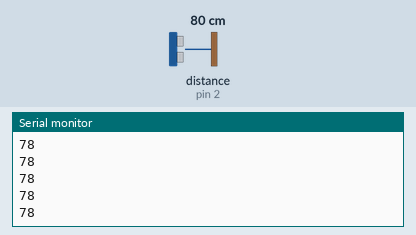
This sketch was run on a simulated Arduino Uno, built with avr-gcc and run on an emulated ATmega328P. Shown: the last lines printed to the serial monitor. Wiring (inferred from the names in the program): ultrasonic range finder: trigger pin 3; echo pin 2. Inputs (shaded band) come from the test bench; at power-on: distance to the obstacle (sensor on pin 2) 80 cm. The echo pulse lasts 58.3 µs per cm.

Above: at 1.2 s.
1.3 s: distance to the obstacle (sensor on pin 2) set to 2 cm
At 1.37 s:
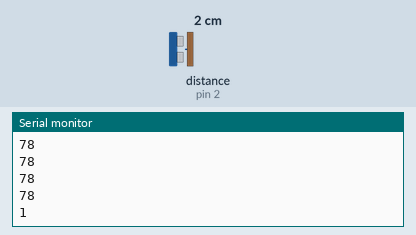
2.8 s: distance to the obstacle (sensor on pin 2) set to 4 cm
At 2.89 s:
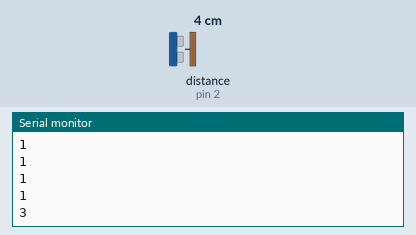
Timing chart, 0 to 5.8 s (numbered marks = the images above; inputs shaded):
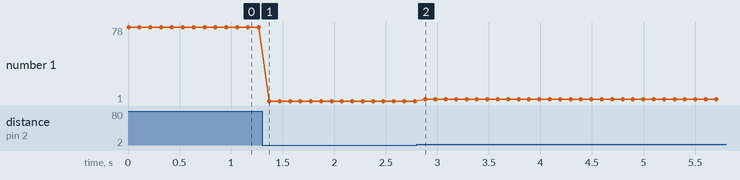

The sketch:

calculate_distance.ino
```cpp
#define echoPin 2
#define trigPin 3

long duration; // duration of sound wave travel
int distance; // distance measurement


int MeasureDistance() {
  // clears the trigPin condition
  digitalWrite(trigPin, LOW);
  delayMicroseconds(2);

  // sets the trigPin HIGH for 10 microseconds
  digitalWrite(trigPin, HIGH);
  delayMicroseconds(10);
  digitalWrite(trigPin, LOW);

  // reads the echoPin, so it returns the sound wave travel time in microseconds
  duration = pulseIn(echoPin, HIGH);

  // calculating the distance
  distance = duration * 0.034 / 2; // speed of sound wave divided by 2

  return distance;
}

void setup() {
  pinMode(trigPin, OUTPUT);
  pinMode(echoPin, INPUT);
  Serial.begin(9600);
}

void loop() {
  int distance = MeasureDistance(); // call the MeasureDistance Function

  // Send the distance to Python
  Serial.println(distance);
  delay(100);
}
```

Measured:
- after the input at 1.3 s, the serial monitor: prints a new line after 0.07 s (image 1)
- after the input at 2.8 s, the serial monitor: prints a new line after 0.08 s (image 2)
- plotted number 1: 78 → 1 after the input at 1.3 s, 1 → 3 after the input at 2.8 s
